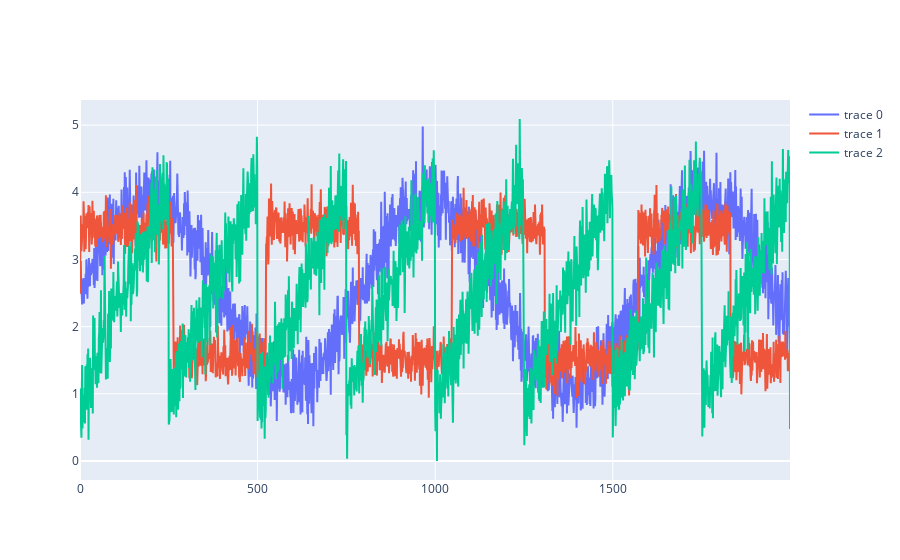

Here is the notebook cell this chart was saved with:
### Code cell
fig = go.Figure(data = [go.Scatter(y = X[:, 0]),
                        go.Scatter(y = X[:, 1]), 
                        go.Scatter(y = X[:, 2])])
fig.show()

### Figure 1 — Plotly figure (JSON) as saved in the notebook; plotly's stock layout.template omitted (floating-point values rounded to 4 significant figures; data arrays with more than 128 entries replaced by an {"elided": "..."} marker saying what was removed)
{"data": [{"type": "scatter", "y": {"elided": "2000 float values"}}, {"type": "scatter", "y": {"elided": "2000 float values"}}, {"type": "scatter", "y": {"elided": "2000 float values"}}], "layout": {}}
